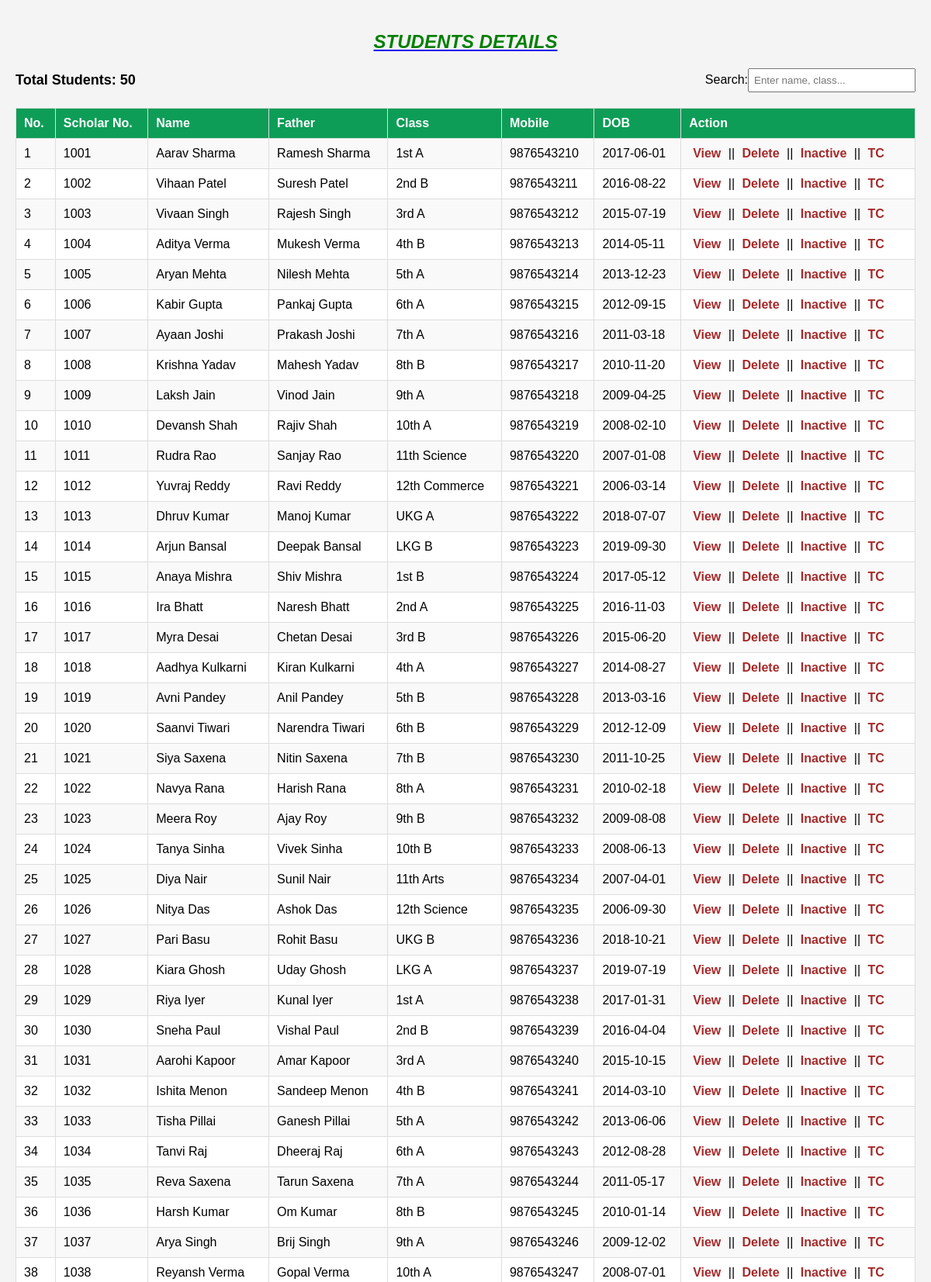
The app's page /ERP/view_student_details.php (upper part) with its own data.
### tables this page shows
CREATE TABLE `student_details` (
  `id` int(11) NOT NULL,
  `scholar_no` int(11) DEFAULT NULL,
  `name` varchar(100) DEFAULT NULL,
  `father_name` varchar(100) DEFAULT NULL,
  `class` varchar(50) DEFAULT NULL,
  `mobile` varchar(15) DEFAULT NULL,
  `dob` date DEFAULT NULL
);

### ERP/view_student_details.php (the view, shortened to what this page needs)
<?php
$host = "localhost";
$user = "root";
$password = "";
$dbname = "school_erp";
$conn = mysqli_connect($host, $user, $password, $dbname);
$sql = "SELECT * FROM student_details ORDER BY id ASC";
$result = mysqli_query($conn, $sql);
?>
<!DOCTYPE html>
<html>
<head>
</head>
<body>
    <a href="student_details.php"><i><h2>STUDENTS DETAILS</h2></i></a>
    <div class="top-bar">
        <div class="total">
            Total Students: <?php echo mysqli_num_rows($result); ?>
        </div>
        <div class="search-box">
            Search: <input type="text" id="searchInput" onkeyup="searchStudent()" placeholder="Enter name, class...">
        </div>
    </div>
    <table id="studentsTable">
        <tr>
            <th>No.</th>
            <th>Scholar No.</th>
            <th>Name</th>
            <th>Father</th>
            <th>Class</th>
            <th>Mobile</th>
            <th>DOB</th>
            <th>Action</th>
        </tr>
        <?php
        $i = 1;
        while ($row = mysqli_fetch_assoc($result)) {
            echo "<tr>
                <td>{$i}</td>
                <td>{$row['scholar_no']}</td>
                <td>{$row['name']}</td>
                <td>{$row['father_name']}</td>
                <td>{$row['class']}</td>
                <td>{$row['mobile']}</td>
                <td>{$row['dob']}</td>
                <td class='actions'>
                    <a href='#'>View</a> ||
                    <a href='#'>Delete</a> ||
                    <a href='#'>Inactive</a> ||
                    <a href='#'>TC</a>
                </td>
            </tr>";
            $i++;
        }
        ?>
    </table>
</body>
</html>

### ERP/view_student_details.php (style rules this page uses)
body { font-family: Arial, sans-serif; background: #f4f4f4; margin: 0; padding: 20px; }
h2 { color: green; text-align: center; }
.top-bar { margin: 20px 0; display: flex; justify-content: space-between; align-items: center; }
.total { font-size: 18px; font-weight: bold; }
.search-box { display: flex; align-items: center; }
.search-box input { padding: 6px; width: 200px; }
table { border-collapse: collapse; width: 100%; background: #fff; }
th, td { padding: 10px; text-align: left; border: 1px solid #ddd; }
th { background: #0e9d57; color: white; }
tr:nth-child(even) { background: #f9f9f9; }
.actions a { margin: 0 5px; text-decoration: none; color: brown; font-weight: bold; }

### records on screen
student_details: scholar_no "1001", name "Aarav Sharma", father_name "Ramesh Sharma", class "1st A", mobile "9876543210", dob "2017-06-01"
student_details: scholar_no "1002", name "Vihaan Patel", father_name "Suresh Patel", class "2nd B", mobile "9876543211", dob "2016-08-22"
student_details: scholar_no "1003", name "Vivaan Singh", father_name "Rajesh Singh", class "3rd A", mobile "9876543212", dob "2015-07-19"
student_details: scholar_no "1004", name "Aditya Verma", father_name "Mukesh Verma", class "4th B", mobile "9876543213", dob "2014-05-11"
student_details: scholar_no "1005", name "Aryan Mehta", father_name "Nilesh Mehta", class "5th A", mobile "9876543214", dob "2013-12-23"
student_details: scholar_no "1006", name "Kabir Gupta", father_name "Pankaj Gupta", class "6th A", mobile "9876543215", dob "2012-09-15"
student_details: scholar_no "1007", name "Ayaan Joshi", father_name "Prakash Joshi", class "7th A", mobile "9876543216", dob "2011-03-18"
student_details: scholar_no "1008", name "Krishna Yadav", father_name "Mahesh Yadav", class "8th B", mobile "9876543217", dob "2010-11-20"
student_details: scholar_no "1009", name "Laksh Jain", father_name "Vinod Jain", class "9th A", mobile "9876543218", dob "2009-04-25"
student_details: scholar_no "1010", name "Devansh Shah", father_name "Rajiv Shah", class "10th A", mobile "9876543219", dob "2008-02-10"
student_details: scholar_no "1011", name "Rudra Rao", father_name "Sanjay Rao", class "11th Science", mobile "9876543220", dob "2007-01-08"
student_details: scholar_no "1012", name "Yuvraj Reddy", father_name "Ravi Reddy", class "12th Commerce", mobile "9876543221", dob "2006-03-14"
student_details: scholar_no "1013", name "Dhruv Kumar", father_name "Manoj Kumar", class "UKG A", mobile "9876543222", dob "2018-07-07"
student_details: scholar_no "1014", name "Arjun Bansal", father_name "Deepak Bansal", class "LKG B", mobile "9876543223", dob "2019-09-30"
student_details: scholar_no "1015", name "Anaya Mishra", father_name "Shiv Mishra", class "1st B", mobile "9876543224", dob "2017-05-12"
student_details: scholar_no "1016", name "Ira Bhatt", father_name "Naresh Bhatt", class "2nd A", mobile "9876543225", dob "2016-11-03"
student_details: scholar_no "1017", name "Myra Desai", father_name "Chetan Desai", class "3rd B", mobile "9876543226", dob "2015-06-20"
student_details: scholar_no "1018", name "Aadhya Kulkarni", father_name "Kiran Kulkarni", class "4th A", mobile "9876543227", dob "2014-08-27"
student_details: scholar_no "1019", name "Avni Pandey", father_name "Anil Pandey", class "5th B", mobile "9876543228", dob "2013-03-16"
student_details: scholar_no "1020", name "Saanvi Tiwari", father_name "Narendra Tiwari", class "6th B", mobile "9876543229", dob "2012-12-09"
student_details: scholar_no "1021", name "Siya Saxena", father_name "Nitin Saxena", class "7th B", mobile "9876543230", dob "2011-10-25"
student_details: scholar_no "1022", name "Navya Rana", father_name "Harish Rana", class "8th A", mobile "9876543231", dob "2010-02-18"
student_details: scholar_no "1023", name "Meera Roy", father_name "Ajay Roy", class "9th B", mobile "9876543232", dob "2009-08-08"
student_details: scholar_no "1024", name "Tanya Sinha", father_name "Vivek Sinha", class "10th B", mobile "9876543233", dob "2008-06-13"
student_details: scholar_no "1025", name "Diya Nair", father_name "Sunil Nair", class "11th Arts", mobile "9876543234", dob "2007-04-01"
student_details: scholar_no "1026", name "Nitya Das", father_name "Ashok Das", class "12th Science", mobile "9876543235", dob "2006-09-30"
student_details: scholar_no "1027", name "Pari Basu", father_name "Rohit Basu", class "UKG B", mobile "9876543236", dob "2018-10-21"
student_details: scholar_no "1028", name "Kiara Ghosh", father_name "Uday Ghosh", class "LKG A", mobile "9876543237", dob "2019-07-19"
student_details: scholar_no "1029", name "Riya Iyer", father_name "Kunal Iyer", class "1st A", mobile "9876543238", dob "2017-01-31"
student_details: scholar_no "1030", name "Sneha Paul", father_name "Vishal Paul", class "2nd B", mobile "9876543239", dob "2016-04-04"
student_details: scholar_no "1031", name "Aarohi Kapoor", father_name "Amar Kapoor", class "3rd A", mobile "9876543240", dob "2015-10-15"
student_details: scholar_no "1032", name "Ishita Menon", father_name "Sandeep Menon", class "4th B", mobile "9876543241", dob "2014-03-10"
student_details: scholar_no "1033", name "Tisha Pillai", father_name "Ganesh Pillai", class "5th A", mobile "9876543242", dob "2013-06-06"
student_details: scholar_no "1034", name "Tanvi Raj", father_name "Dheeraj Raj", class "6th A", mobile "9876543243", dob "2012-08-28"
student_details: scholar_no "1035", name "Reva Saxena", father_name "Tarun Saxena", class "7th A", mobile "9876543244", dob "2011-05-17"
student_details: scholar_no "1036", name "Harsh Kumar", father_name "Om Kumar", class "8th B", mobile "9876543245", dob "2010-01-14"
student_details: scholar_no "1037", name "Arya Singh", father_name "Brij Singh", class "9th A", mobile "9876543246", dob "2009-12-02"
student_details: scholar_no "1038", name "Reyansh Verma", father_name "Gopal Verma", class "10th A", mobile "9876543247", dob "2008-07-01"

### other values on screen
mysqli_num_rows($result) "50"
